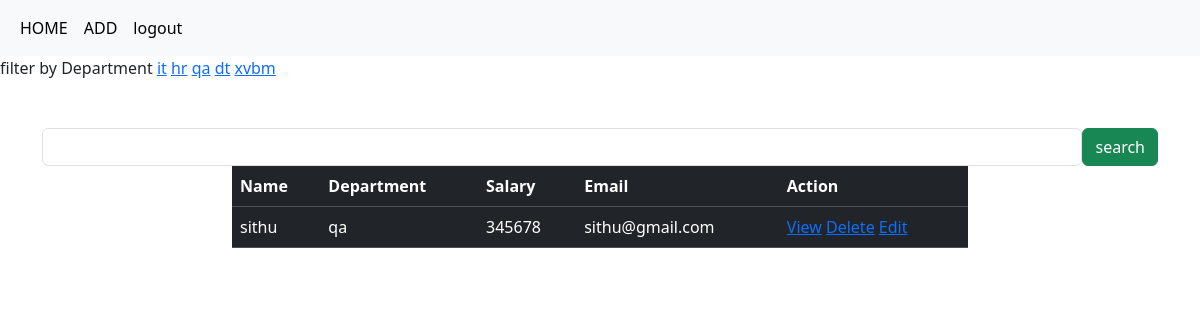
Page /emp/all/?department=qa (signed in) on the committed database.
### crm/models.py (models this page shows, shortened)
class Employees(models.Model):
    name=models.CharField(max_length=200)
    department=models.CharField(max_length=200)
    salary=models.PositiveIntegerField()
    email=models.EmailField(unique=True  )
    age=models.PositiveIntegerField()
    contact=models.CharField(null=True, max_length=200)
    profile_pic=models.ImageField(upload_to="images",null=True,blank=True)
    dob=models.DateField(null=True,blank=True)

### crm/views.py (the view, shortened to what this page needs)
# urls.py: path('emp/all/',views.EmployeeListView.as_view(),name="emp-all"),
@method_decorator(signin_required,name="dispatch")
class EmployeeListView(View):
    def get(self,request,*args,**kwargs):
        qs=Employees.objects.all()
        departments=Employees.objects.all().values_list("department",flat=True).distinct()
        print(departments)
        if "department" in request.GET:
            dept=request.GET.get("department")
            qs=qs.filter(department__iexact=dept)
        return render(request,"emp_list.html",{"data":qs,"departments":departments})

### crm/views.py (called while the page is built)
def signin_required(fn):
    def wrapper(request,*args,**kwargs):
        if not request.user.is_authenticated:
            messages.error(request,"invalid session")
            return redirect("signin")
        else:
            return fn(request,*args,**kwargs)
    return wrapper

### crm/templates/emp_list.html (shortened to what this page needs)
{%extends 'base.html'%}
{%block body_block%}
<div>
    filter by Department
    {%for dep in departments%}
        <a href="{%url 'emp-all'%}?department={{dep}}">{{dep}}</a>
    {%endfor%}
</div>
<div class="container mt-5" >
    <div class="row">
       <form action="" method="post">
        <div class="d-flex">
          <input type="text" name="box" class="form-control">
          <button type="submit" class="btn btn-success">search</button>
         </div>
       </form>
    </div>
  </div>
    <div class="container">
        <div class="row">
            <div class="col-2"></div>
            <div class="col-8">
                <table class="table table-dark table-stripped caption-top">
                    <tr>
                        <td><b>Name</b></td>
                        <td><b>Department</b></td>
                        <td><b>Salary</b></td>
                        <td><b>Email</b></td>
                        <td><b>Action</b></td>
                    </tr>
                       {%for emp in data%}
                       <tr>
                        <td>{{emp.name}}</td>
                        <td>{{emp.department}}</td>
                        <td>{{emp.salary}}</td>
                        <td>{{emp.email}}</td>
                        <td>
                            <a href="{%url 'emp-detail' emp.id%}">View</a>
                            <a href="{%url 'emp-delete' emp.id%}">Delete</a>
                            <a href="{%url 'emp-edit' emp.id%}">Edit</a>
                        </td>
                       </tr>
                       {%endfor%}
                </table>
            </div>
            <div class="col-2"></div>
        </div>
    </div>
{%endblock%}

### rows in the picture
Employees: name "sithu", department "qa", salary "345678", email "sithu@gmail.com"

### other values in the picture
{{ dep }} "it" "hr" "qa" "dt" "xvbm"
